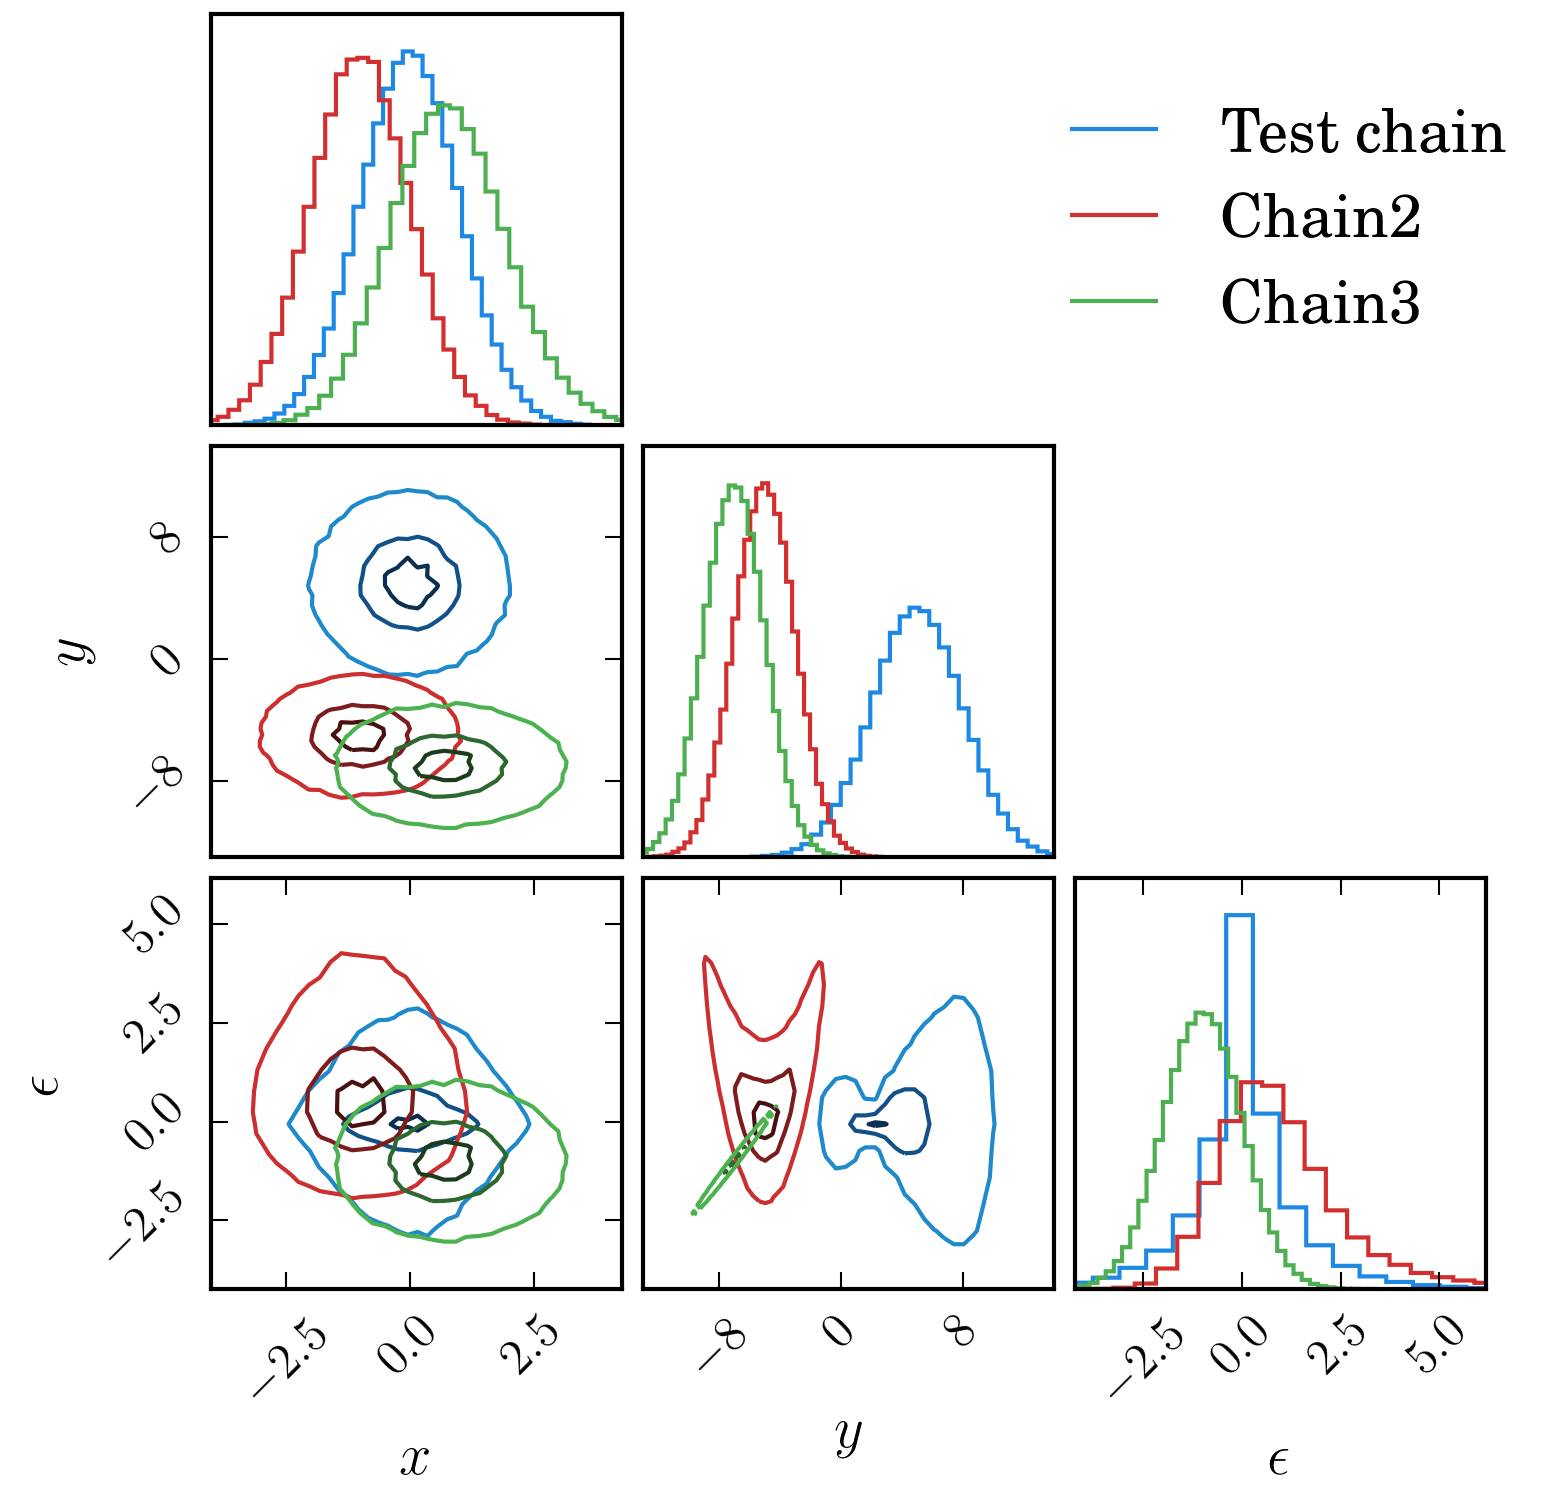

This chart was generated by the following Python code:
import numpy as np
from chain import ChainConsumer


class DemoThreeChains:
    """ The multiple chain demo for Chain Consumer. Dummy class used to get documentation caught by ``sphinx-apidoc``,
    it servers no other purpose.

    Running this file in python creates three random data sets, representing three separate chains.

    First, we create a consumer and load the first two chains, and tell it to plot with filled contours.

    The second thing we do is create a different consumer, and load all three chains into it. We also supply the
    parameter labels the first time we load in a chain. The plot for this is saved to the png file below:

    .. figure::     ../dessn/chain/demoThreeChains.png
        :align:     center

    """
    def __init__(self):
        pass

if __name__ == "__main__":
    ndim, nsamples = 3, 200000
    np.random.seed(0)

    data = np.random.randn(nsamples, ndim)
    data[:, 2] += data[:, 1] * data[:, 2]
    data[:, 1] = data[:, 1] * 3 + 5

    data2 = np.random.randn(nsamples, ndim)
    data2[:, 0] -= 1
    data2[:, 2] += data2[:, 1]**2
    data2[:, 1] = data2[:, 1] * 2 - 5

    data3 = np.random.randn(nsamples, ndim)
    data3[:, 2] -= 1
    data3[:, 0] += np.abs(data3[:, 1])
    data3[:, 1] += 2
    data3[:, 1] = data3[:, 2] * 2 - 5

    # You can plot the data directly without worrying about labels like the single chain example
    ChainConsumer().add_chain(data).add_chain(data2).configure_contour(contourf=True).plot(display=True)

    # If you pass in parameter labels and only one chain, you can also get parameter bounds
    c = ChainConsumer()\
        .add_chain(data, parameters=["$x$", "$y$", r"$\epsilon$"], name="Test chain")\
        .add_chain(data2, name="Chain2")\
        .add_chain(data3, name="Chain3")\
        .plot(display=True, filename="demoThreeChains.png")
